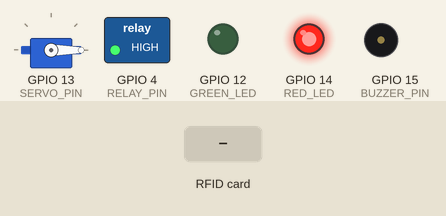
Bench run of a sketch on a simulated ESP32. Shown: servo, switched loads named in the sketch (green lamp = pin HIGH), output pins drawn as LEDs (lit = HIGH), buzzer (waves = sounding). The test bench sets the inputs (shaded band). WiFi joins after 1.5 s; servers stay silent unless stated; uploads are accepted with an empty reply; what the sketch prints to the serial monitor is not drawn.

Above: at 3.7 s.
3.8 s: RFID card 37 BA 66 A3 held to the reader
At 5.0 s:
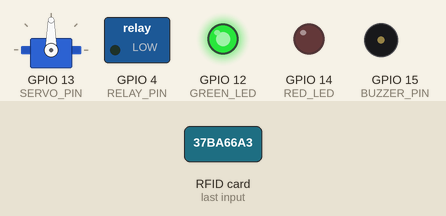
5.8 s: RFID card 5E 7A 19 C4 held to the reader
At 6.49 s:
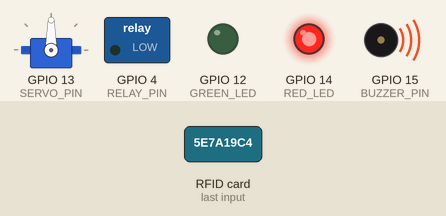
8.8 s: RFID card 37 BA 66 A3 held to the reader
At 9.7 s:
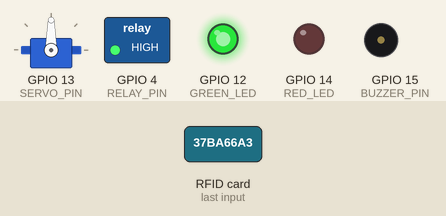
10.8 s: RFID card 5E 7A 19 C4 held to the reader
At 10.91 s:
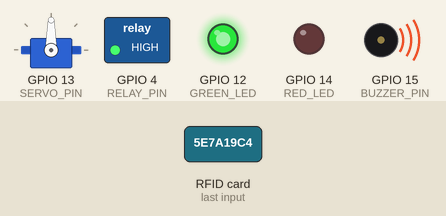
13.8 s: RFID card B7 6D CF 25 held to the reader
At 21.9 s:
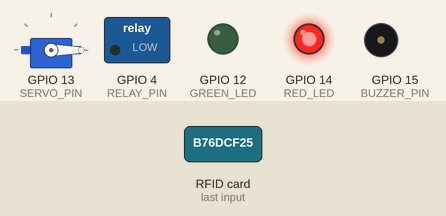
Timing chart, 0 to 22.2 s (numbered marks = the images above; inputs shaded):
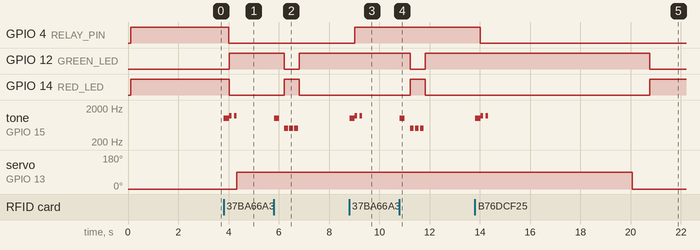

Measured:
- after the input at 3.8 s, GPIO 4 (RELAY_PIN), GPIO 14 (RED_LED): HIGH → LOW after 0.22 s; GPIO 12 (GREEN_LED): LOW → HIGH after 0.22 s; tone on GPIO 15 (BUZZER_PIN): plays 1000 Hz for 0.20 s, 1200 Hz for 0.10 s, 1200 Hz for 0.10 s, starting at once; servo on GPIO 13 (SERVO_PIN): 0° → 90° after 0.53 s
- after the input at 5.8 s, GPIO 12 (GREEN_LED): HIGH → LOW after 0.42 s, → HIGH 0.60 s later; GPIO 14 (RED_LED): LOW → HIGH after 0.42 s, → LOW 0.60 s later; tone on GPIO 15 (BUZZER_PIN): plays 1000 Hz for 0.20 s, 500 Hz for 0.15 s, 500 Hz for 0.15 s, 500 Hz for 0.15 s, starting at once
- after the input at 8.8 s, GPIO 4 (RELAY_PIN): LOW → HIGH after 0.22 s; tone on GPIO 15 (BUZZER_PIN): plays 1000 Hz for 0.20 s, 1200 Hz for 0.10 s, 1200 Hz for 0.10 s, starting at once; servo on GPIO 13 (SERVO_PIN): stays 90° (without the input it goes to 0° after 1.4 s)
- after the input at 10.8 s, GPIO 12 (GREEN_LED): HIGH → LOW after 0.42 s, → HIGH 0.60 s later; GPIO 14 (RED_LED): LOW → HIGH after 0.42 s, → LOW 0.60 s later; tone on GPIO 15 (BUZZER_PIN): plays 1000 Hz for 0.20 s, 500 Hz for 0.15 s, 500 Hz for 0.15 s, 500 Hz for 0.15 s, starting at once
- after the input at 13.8 s, GPIO 4 (RELAY_PIN): HIGH → LOW after 0.22 s; GPIO 12 (GREEN_LED): HIGH → LOW after 7.0 s instead of 2.0 s

The sketch:

base.ino
```cpp
#include <WiFi.h>
#include <HTTPClient.h>
#include <WiFiClientSecure.h>
#include <SPI.h>
#include <MFRC522.h>
#include <ESP32Servo.h>

// ===== PIN DEFINITIONS =====
#define SS_PIN      5    // Chip select RFID
#define RST_PIN     27   // Reset RFID
#define SERVO_PIN   13   // Dong co servo
#define RELAY_PIN   4    // Relay den phong
#define GREEN_LED   12   // LED xanh
#define RED_LED     14   // LED do
#define BUZZER_PIN  15   // Buzzer bao còi

// ===== OBJECTS =====
MFRC522 rfid(SS_PIN, RST_PIN);
Servo   doorServo;

// ===== CONFIG =====
const char* wifiName  = "P709";
const char* password  = "cochochopass";
const char* serverURL = "https://script.google.com/macros/s/AKfycbziy4rMhyLu-Bh9ohSdko_cp8DXwUU_R4zgBxv5_GGbCnoxx1AKUgjJJkw1p1L7j9LntQ/exec";

const int          HTTP_TIMEOUT         = 10000;
const unsigned long DOOR_OPEN_DURATION  = 5000;
const unsigned long SCAN_COOLDOWN       = 3000;
const unsigned long WIFI_RETRY_INTERVAL = 10000;

// ===== DANH SACH THE TRUY CAP NHANH (WHITELIST) =====
const char* whitelistUIDs[] = { "37BA66A3", "B76DCF25" ,"AD9CF106"};
const int   whitelistCount  = 3;

// ===== PRESENCE TRACKING =====
struct CardState {
  char uid[20];
  bool isInside;
};

CardState cardStates[20];
int       cardCount = 0;

// Thay doi trang thai ra vao cua the rfid
bool toggleCardState(const char* uid) {
  for (int i = 0; i < cardCount; i++) {
    if (strcmp(cardStates[i].uid, uid) == 0) {
      cardStates[i].isInside = !cardStates[i].isInside;
      return cardStates[i].isInside;
    }
  }
  if (cardCount < 20) {
    strncpy(cardStates[cardCount].uid, uid, sizeof(cardStates[cardCount].uid) - 1);
    cardStates[cardCount].uid[sizeof(cardStates[cardCount].uid) - 1] = '\0';
    cardStates[cardCount].isInside = true;
    cardCount++;
  }
  return true;
}

// Dem so nguoi dang o trong phong
int countPeopleInside() {
  int count = 0;
  for (int i = 0; i < cardCount; i++) {
    if (cardStates[i].isInside) count++;
  }
  return count;
}

// Cap nhat trang thai relay den dua tren so nguoi trong phong
void updateRoomLight() {
  int inside = countPeopleInside();
  if (inside > 0) {
    digitalWrite(RELAY_PIN, LOW);
    Serial.printf("Đèn BẬT — %d người trong phòng.\n", inside);
  } else {
    digitalWrite(RELAY_PIN, HIGH);
    Serial.println("Đèn TẮT — phòng trống.");
  }
}

// ===== SYSTEM STATE =====
unsigned long doorOpenTime    = 0;
bool          doorIsOpen      = false;
char          lastUID[20]     = "";
unsigned long lastScanTime    = 0;
unsigned long lastWiFiAttempt = 0;
int           consecutiveFails = 0;
unsigned long lastLightPoll   = 0;
const unsigned long LIGHT_POLL_INTERVAL = 10000;

// ===== BUZZER HELPERS =====
// Phat am thanh buzzer voi tan so va thoi gian chi dinh
void buzzerTone(int freq, int duration_ms) {
  ledcAttach(BUZZER_PIN, freq, 8);
  ledcWriteTone(BUZZER_PIN, freq);
  delay(duration_ms);
  ledcWriteTone(BUZZER_PIN, 0);
  ledcDetach(BUZZER_PIN);
}

// Coi bip xac nhan da quet the
void buzzerBeepConfirm() { buzzerTone(1000, 200); }

// Coi bip khi duoc phep truy cap
void buzzerBeepGranted() {
  buzzerTone(1200, 100);
  delay(100);
  buzzerTone(1200, 100);
}

// Coi bip khi bi tu choi truy cap
void buzzerBeepDenied() {
  for (int i = 0; i < 3; i++) {
    buzzerTone(500, 150);
    delay(50);
  }
}

// ===== SERVO HELPERS =====
// Dieu khien servo quay den goc chi dinh de dong mo cua
void setDoorAngle(int angle) {
  doorServo.attach(SERVO_PIN);
  delay(10);
  doorServo.write(angle);
  delay(700);
  doorServo.detach();
}

// ===== WIFI HELPERS =====
// Ket noi wifi o che do chan khi khoi dong
void connectWiFiBlocking() {
  Serial.println("Đang kết nối WiFi...");
  WiFi.disconnect(true);
  delay(100);
  WiFi.mode(WIFI_STA);
  WiFi.begin(wifiName, password);

  int retry = 0;
  while (WiFi.status() != WL_CONNECTED && retry < 30) {
    delay(500);
    Serial.print(".");
    retry++;
  }

  if (WiFi.status() == WL_CONNECTED) {
    Serial.println("\nKết nối WiFi thành công! IP: " + WiFi.localIP().toString());
  } else {
    Serial.println("\nKhông thể kết nối WiFi. Sẽ thử lại sau.");
  }
}

// Tu dong ket noi lai wifi neu bi mat ket noi
void ensureWiFiConnected() {
  if (WiFi.status() == WL_CONNECTED) return;
  if (lastWiFiAttempt != 0 && (millis() - lastWiFiAttempt < WIFI_RETRY_INTERVAL)) return;
  lastWiFiAttempt = millis();
  Serial.println("WiFi mất kết nối. Đang reconnect...");
  WiFi.disconnect(true);
  WiFi.mode(WIFI_STA);
  WiFi.begin(wifiName, password);
}

// ===== FORWARD DECLARATIONS =====
void accessGranted(const char* uid);
void accessDenied();
void pollLightStatus();
void alertOfflineAlarm();
void logAttendanceOnly(const char* uid);

// ===== SETUP =====
// Khoi tao cac thiet bi ngoai vi va ket noi ban dau
void setup() {
  Serial.begin(115200);
  delay(100);

  pinMode(RELAY_PIN, OUTPUT);
  pinMode(GREEN_LED, OUTPUT);
  pinMode(RED_LED,   OUTPUT);

  digitalWrite(RELAY_PIN, HIGH);
  digitalWrite(GREEN_LED, LOW);
  digitalWrite(RED_LED,   HIGH);

  Serial.println("Khởi tạo: Đưa cửa về vị trí ĐÓNG (0 độ)...");
  setDoorAngle(0);
  Serial.println("Servo sẵn sàng.");

  SPI.begin(18, 19, 23, SS_PIN);
  rfid.PCD_Init();
  delay(50);

  byte version = rfid.PCD_ReadRegister(rfid.VersionReg);
  Serial.printf("MFRC522 Firmware Version: 0x%02X\n", version);
  if (version == 0x00 || version == 0xFF) {
    Serial.println("CẢNH BÁO: Không phát hiện MFRC522! Kiểm tra dây SPI.");
  } else {
    Serial.println("MFRC522 sẵn sàng.");
  }

  connectWiFiBlocking();

  Serial.println("==========================================");
  Serial.println("  Hệ thống sẵn sàng. Vui lòng quẹt thẻ...");
  Serial.println("==========================================");
}

// ===== MAIN LOOP =====
// Chu ky quet the va xu ly logic he thong
void loop() {
  ensureWiFiConnected();

  // Poll light status from server every 10 seconds
  if (millis() - lastLightPoll >= LIGHT_POLL_INTERVAL) {
    lastLightPoll = millis();
    pollLightStatus();
  }

  // Tu dong dong cua sau thoi gian mo
  if (doorIsOpen && (millis() - doorOpenTime >= DOOR_OPEN_DURATION)) {
    Serial.println("Hết giờ — đang đóng cửa tự động...");
    setDoorAngle(0);
    digitalWrite(GREEN_LED, LOW);
    digitalWrite(RED_LED,   HIGH);
    doorIsOpen = false;
    Serial.println("Đã đóng cửa.");
  }

  // Kiem tra trang thai RFID reader
  byte v = rfid.PCD_ReadRegister(rfid.VersionReg);
  if (v == 0x00 || v == 0xFF) {
    Serial.println("RFID reader mất kết nối, re-init...");
    rfid.PCD_Init();
    delay(50);
    return;
  }

  // Kiem tra co the moi
  if (!rfid.PICC_IsNewCardPresent()) return;

  // Doc thong tin the
  if (!rfid.PICC_ReadCardSerial()) return;

  // Chuyen UID sang chuoi hex
  char uidString[20];
  int pos = 0;
  for (byte i = 0; i < rfid.uid.size && pos < 18; i++) {
    pos += sprintf(uidString + pos, "%02X", rfid.uid.uidByte[i]);
  }
  uidString[pos] = '\0';

  // Dung giao tiep voi the
  rfid.PICC_HaltA();
  rfid.PCD_StopCrypto1();

  // Kiem tra thoi gian cho giua 2 lan quet the
  if (strcmp(uidString, lastUID) == 0 && (millis() - lastScanTime < SCAN_COOLDOWN)) {
    Serial.printf("Thẻ %s vừa quẹt, đợi cooldown...\n", uidString);
    return;
  }
  strncpy(lastUID, uidString, sizeof(lastUID) - 1);
  lastUID[sizeof(lastUID) - 1] = '\0';
  lastScanTime = millis();

  // Kiem tra whitelist de mo cua ngay lap tuc
  for (int i = 0; i < whitelistCount; i++) {
    if (strcmp(uidString, whitelistUIDs[i]) == 0) {
      Serial.println("Thẻ whitelist — mở cửa ngay lập tức.");
      buzzerBeepConfirm();
      accessGranted(uidString);
      logAttendanceOnly(uidString);
      return;
    }
  }

  // Beep xac nhan quet the hop le
  buzzerBeepConfirm();
  Serial.printf("\nMã thẻ quẹt: %s\n", uidString);

  // Gui yeu cau den Google Sheets neu wifi ket noi
  if (WiFi.status() != WL_CONNECTED) {
    Serial.println("WiFi chưa kết nối. Bỏ qua lần quẹt này.");
    accessDenied();
    return;
  }
  checkAccess(uidString);
}

// ===== HTTP CHECK =====
// Gui yeu cau den Google Sheets de kiem tra ma the
void checkAccess(const char* uid) {
  WiFiClientSecure client;
  client.setInsecure();
  client.setTimeout(HTTP_TIMEOUT / 1000);

  HTTPClient http;
  String requestURL = String(serverURL) + "?uid=" + uid;
  http.begin(client, requestURL);
  http.setTimeout(HTTP_TIMEOUT);
  http.setFollowRedirects(HTTPC_STRICT_FOLLOW_REDIRECTS);

  Serial.println("Đang kiểm tra trên Server...");

  int    httpResponseCode = -1;
  String response         = "";

  for (int attempt = 1; attempt <= 2; attempt++) {
    httpResponseCode = http.GET();
    if (httpResponseCode > 0) {
      response = http.getString();
      response.trim();
      break;
    }
    Serial.printf("Lần thử %d thất bại: %s\n", attempt, http.errorToString(httpResponseCode).c_str());
    if (attempt < 2) {
      Serial.println("Đang thử lại...");
      delay(1000);
    }
  }

  String lastError = (httpResponseCode < 0) ? http.errorToString(httpResponseCode) : "";
  http.end();

  if (httpResponseCode == 200) {
    Serial.printf("[DEBUG] HTTP 200 | Body: %s\n", response.c_str());
    if (response.startsWith("GRANTED")) {
      Serial.println(response);
      accessGranted(uid);
    } else if (response.startsWith("DENIED")) {
      Serial.println("Thẻ không có trong danh sách.");
      accessDenied();
    } else if (response.startsWith("ERROR")) {
      Serial.println("Server báo lỗi: " + response);
      accessDenied();
    } else {
      Serial.println("Phản hồi không xác định: " + response);
      accessDenied();
    }
  } else if (httpResponseCode > 0) {
    Serial.printf("HTTP %d — phản hồi bất thường.\n", httpResponseCode);
    accessDenied();
  } else {
    Serial.printf("Lỗi kết nối sau 2 lần thử: %s\n", lastError.c_str());
    accessDenied();
  }
}

// ===== ACCESS GRANTED =====
// Xu ly logic mo cua, LED, coi buzzer va den phong khi duoc cap quyen
void accessGranted(const char* uid) {
  consecutiveFails = 0; // reset counter
  bool entering = toggleCardState(uid);
  int  inside   = countPeopleInside();

  if (entering) {
    Serial.printf("VÀO phòng. Trong phòng: %d người.\n", inside);
  } else {
    Serial.printf("RA phòng. Trong phòng: %d người.\n", inside);
  }

  updateRoomLight();

  Serial.println("Mở cửa...");
  digitalWrite(RED_LED,   LOW);
  digitalWrite(GREEN_LED, HIGH);
  buzzerBeepGranted();
  setDoorAngle(90);

  doorOpenTime = millis();
  doorIsOpen   = true;
}

// ===== ACCESS DENIED =====
// Xu ly logic coi buzzer va LED khi truy cap bi tu choi
void accessDenied() {
  Serial.println("Từ chối truy cập.");

  consecutiveFails++;
  if (consecutiveFails >= 3) {
    alertOfflineAlarm();
    consecutiveFails = 0;
    return;
  }

  bool wasGreenOn = digitalRead(GREEN_LED);
  digitalWrite(GREEN_LED, LOW);
  digitalWrite(RED_LED,   HIGH);

  buzzerBeepDenied();

  digitalWrite(RED_LED, LOW);

  if (wasGreenOn && doorIsOpen) {
    digitalWrite(GREEN_LED, HIGH);
  } else if (!doorIsOpen) {
    digitalWrite(RED_LED, HIGH);
  }
}

// ===== ALARM FOR 3 CONSECUTIVE FAILS =====
void alertOfflineAlarm() {
  Serial.println("CẢNH BÁO: Quẹt thẻ sai 3 lần liên tiếp!");
  for (int i = 0; i < 5; i++) {
    digitalWrite(RED_LED, HIGH);
    buzzerTone(300, 300);
    digitalWrite(RED_LED, LOW);
    delay(100);
  }
  digitalWrite(RED_LED, HIGH); // standard state
}

// ===== POLL LIGHT STATUS FROM SERVER =====
void pollLightStatus() {
  if (WiFi.status() != WL_CONNECTED) return;

  WiFiClientSecure client;
  client.setInsecure();
  client.setTimeout(HTTP_TIMEOUT / 1000);

  HTTPClient http;
  String requestURL = String(serverURL) + "?action=getLightStatus";
  http.begin(client, requestURL);
  http.setTimeout(HTTP_TIMEOUT);
  http.setFollowRedirects(HTTPC_STRICT_FOLLOW_REDIRECTS);

  int httpResponseCode = http.GET();
  if (httpResponseCode == 200) {
    String response = http.getString();
    response.trim();
    if (response.indexOf("\"resolvedState\":\"ON\"") != -1) {
      digitalWrite(RELAY_PIN, LOW); // Relay ON (active low)
    } else if (response.indexOf("\"resolvedState\":\"OFF\"") != -1) {
      digitalWrite(RELAY_PIN, HIGH); // Relay OFF (active high)
    }
  }
  http.end();
}

// ===== LOG ATTENDANCE ONLY FOR WHITELIST CARDS =====
void logAttendanceOnly(const char* uid) {
  if (WiFi.status() != WL_CONNECTED) {
    Serial.println("WiFi ngoại tuyến — không thể đồng bộ chấm công thẻ whitelist.");
    return;
  }

  Serial.println("Đang đồng bộ chấm công thẻ whitelist lên Server...");
  WiFiClientSecure client;
  client.setInsecure();
  client.setTimeout(HTTP_TIMEOUT / 1000);

  HTTPClient http;
  String requestURL = String(serverURL) + "?uid=" + uid;
  http.begin(client, requestURL);
  http.setTimeout(HTTP_TIMEOUT);
  http.setFollowRedirects(HTTPC_STRICT_FOLLOW_REDIRECTS);

  int httpResponseCode = http.GET();
  if (httpResponseCode == 200) {
    Serial.println("Đồng bộ chấm công thẻ whitelist thành công.");
  } else {
    Serial.printf("Đồng bộ chấm công thất bại, mã HTTP: %d\n", httpResponseCode);
  }
  http.end();
}
```
